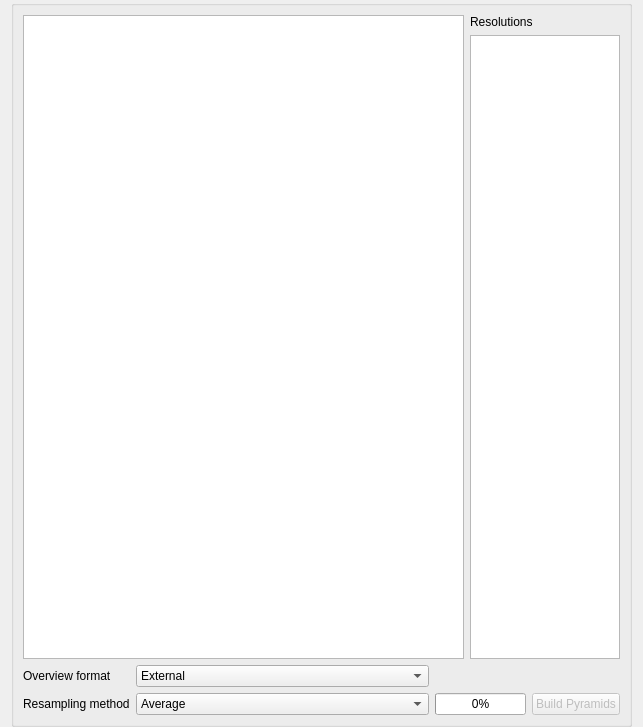
             <widget class="QWidget" name="scrollAreaWidgetContents_5">
              <property name="geometry">
               <rect>
                <x>0</x>
                <y>0</y>
                <width>643</width>
                <height>727</height>
               </rect>
              </property>
              <layout class="QVBoxLayout" name="verticalLayout_12">
               <property name="topMargin">
                <number>0</number>
               </property>
               <property name="bottomMargin">
                <number>0</number>
               </property>
               <item>
                <widget class="QGroupBox" name="mPyramidsGrpBx">
                 <property name="title">
                  <string/>
                 </property>
                 <layout class="QGridLayout" name="gridLayout_6">
                  <item row="2" column="0">
                   <widget class="QLabel" name="textLabel4_2">
                    <property name="text">
                     <string>Resampling method</string>
                    </property>
                   </widget>
                  </item>
                  <item row="0" column="0" colspan="5">
                   <layout class="QGridLayout" name="gridLayout_8">
                    <item row="0" column="1">
                     <widget class="QLabel" name="textLabel5">
                      <property name="text">
                       <string>Resolutions</string>
                      </property>
                     </widget>
                    </item>
                    <item row="1" column="1">
                     <widget class="QListWidget" name="lbxPyramidResolutions">
                      <property name="minimumSize">
                       <size>
                        <width>150</width>
                        <height>0</height>
                       </size>
                      </property>
                      <property name="maximumSize">
                       <size>
                        <width>150</width>
                        <height>32767</height>
                       </size>
                      </property>
                      <property name="selectionMode">
                       <enum>QAbstractItemView::MultiSelection</enum>
                      </property>
                     </widget>
                    </item>
                    <item row="0" column="0" rowspan="2">
                     <widget class="QTextEdit" name="tePyramidDescription">
                      <property name="sizePolicy">
                       <sizepolicy hsizetype="Expanding" vsizetype="Expanding">
                        <horstretch>4</horstretch>
                        <verstretch>0</verstretch>
                       </sizepolicy>
                      </property>
                      <property name="html">
                       <string>&lt;!DOCTYPE HTML PUBLIC &quot;-//W3C//DTD HTML 4.0//EN&quot; &quot;http://www.w3.org/TR/REC-html40/strict.dtd&quot;&gt;
&lt;html&gt;&lt;head&gt;&lt;meta name=&quot;qrichtext&quot; content=&quot;1&quot; /&gt;&lt;style type=&quot;text/css&quot;&gt;
p, li { white-space: pre-wrap; }
&lt;/style&gt;&lt;/head&gt;&lt;body style=&quot; font-family:'Noto Sans'; font-size:10pt; font-weight:400; font-style:normal;&quot;&gt;
&lt;p style=&quot; margin-top:0px; margin-bottom:0px; margin-left:0px; margin-right:0px; -qt-block-indent:0; text-indent:0px;&quot;&gt;&lt;span style=&quot; font-family:'Cantarell'; font-size:11pt;&quot;&gt;&lt;br /&gt;&lt;/span&gt;&lt;/p&gt;&lt;/body&gt;&lt;/html&gt;</string>
                      </property>
                     </widget>
                    </item>
                   </layout>
                  </item>
                  <item row="2" column="4">
                   <widget class="QPushButton" name="buttonBuildPyramids">
                    <property name="enabled">
                     <bool>false</bool>
                    </property>
                    <property name="text">
                     <string>Build Pyramids</string>
                    </property>
                   </widget>
                  </item>
                  <item row="2" column="1">
                   <widget class="QComboBox" name="cboResamplingMethod">
                    <item>
                     <property name="text">
                      <string>Average</string>
                     </property>
                    </item>
                    <item>
                     <property name="text">
                      <string>Nearest Neighbour</string>
                     </property>
                    </item>
                   </widget>
                  </item>
                  <item row="2" column="2" colspan="2">
                   <widget class="QProgressBar" name="mPyramidProgress">
                    <property name="value">
                     <number>0</number>
                    </property>
                   </widget>
                  </item>
                  <item row="1" column="1">
                   <widget class="QComboBox" name="cbxPyramidsFormat">
                    <property name="sizePolicy">
                     <sizepolicy hsizetype="Expanding" vsizetype="Fixed">
                      <horstretch>0</horstretch>
                      <verstretch>0</verstretch>
                     </sizepolicy>
                    </property>
                    <item>
                     <property name="text">
                      <string>External</string>
                     </property>
                    </item>
                    <item>
                     <property name="text">
                      <string>Internal (if possible)</string>
                     </property>
                    </item>
                    <item>
                     <property name="text">
                      <string>External (Erdas Imagine)</string>
                     </property>
                    </item>
                   </widget>
                  </item>
                  <item row="1" column="0">
                   <widget class="QLabel" name="label_11">
                    <property name="text">
                     <string>Overview format</string>
                    </property>
                   </widget>
                  </item>
                 </layout>
                </widget>
               </item>
              </layout>
             </widget>
